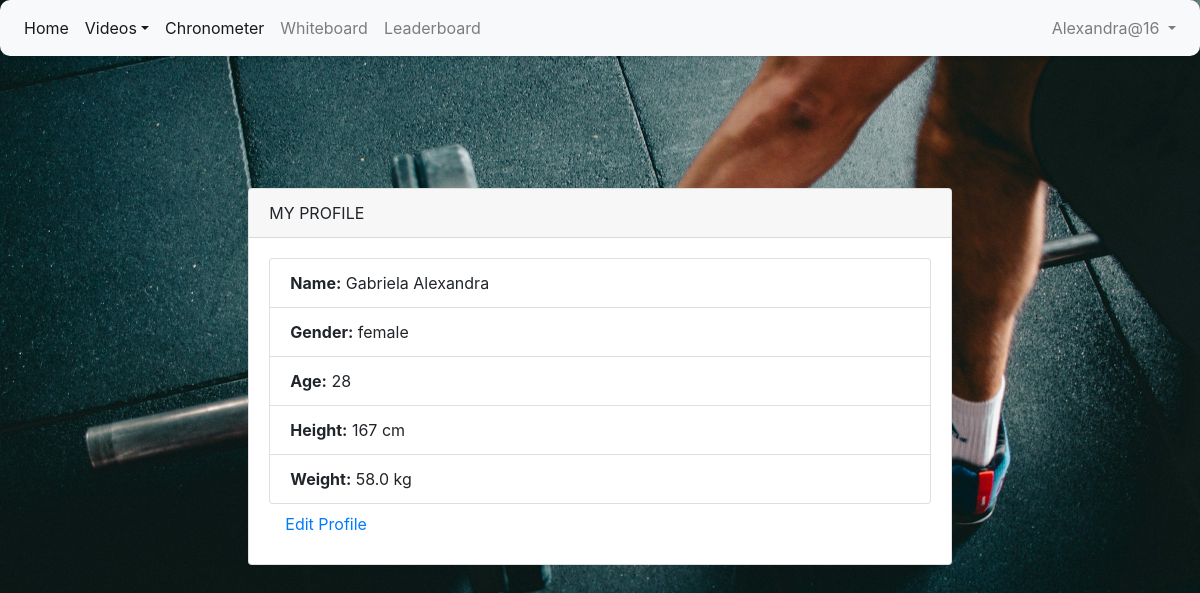
/profile-details/3/ (signed in), run on an earlier commit of the app's database.
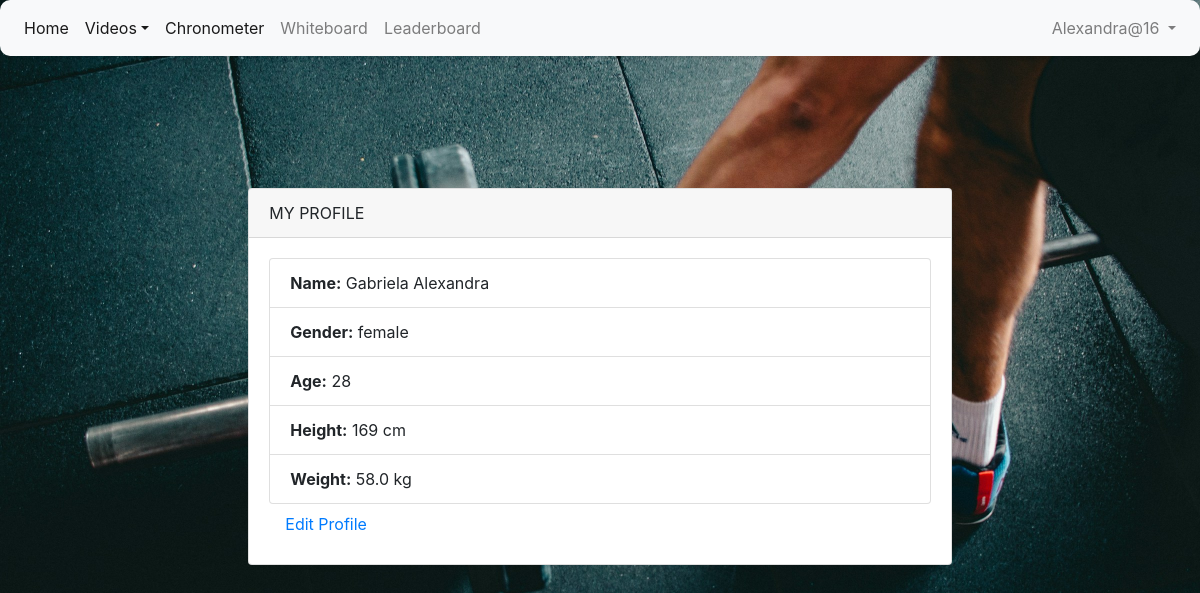
And on a later commit of the database.
### crossfit/models.py (models this page shows, shortened)
class Profile(AbstractUser):
    gender = models.CharField(max_length=20)
    age = models.IntegerField(default=0)
    height = models.IntegerField(default=0)
    weight = models.FloatField(default=0)

### crossfit/views.py (the view)
# urls.py: path('profile-details/<int:pk>/', ProfileDetailView.as_view(), name='profile-details'),
class ProfileDetailView(LoginRequiredMixin, DetailView):
    model = Profile
    template_name = 'profiledetails.html'
    context_object_name = 'profile'

### templates/profiledetails.html (shortened to what this page needs)
{% extends 'base.html' %}
{% block content %}
    <div class="card-body">
        <div class="row justify-content-center">
            <div class="col-md-8">
                <div class="card" style="background: #fff">
                    <div class="card-header">MY PROFILE</div>
                    <div class="card-body">
                        <ul class="list-group">
                            <li class="list-group-item">
                            <strong>Name:</strong> {{ profile.first_name }} {{ profile.last_name }}</li>
                            <li class="list-group-item"><strong>Gender:</strong> {{ profile.gender }}</li>
                            <li class="list-group-item"><strong>Age:</strong> {{ profile.age }}</li>
                            <li class="list-group-item"><strong>Height:</strong> {{ profile.height }} cm</li>
                            <li class="list-group-item"><strong>Weight:</strong> {{ profile.weight }} kg</li>
                        </ul>
                        <a class="nav-link" href="{% url 'profile-update' pk=request.user.pk %}">Edit Profile</a>
                    </div>
                </div>
            </div>
        </div>
    </div>
{% endblock %}

### templates/base.html (shortened to what this page needs)
{% load static %}
<!DOCTYPE html>
<html lang="en">
<head>
    <link rel="stylesheet" href="https://stackpath.bootstrapcdn.com/bootstrap/4.3.1/css/bootstrap.min.css"/>
</head>
<body>
{% include 'navbar.html' %}
<div class="content-wrapper" style="margin-top: 7em">
    <div class="container">
        {% block content %} {% endblock %}
    </div>
</div>
</body>
</html>

### templates/navbar.html (shortened to what this page needs)
<nav class="navbar navbar-expand-lg navbar-light bg-light">
    <div class="collapse navbar-collapse" id="navbarNav">
        <ul class="navbar-nav mr-auto">
            <li class="nav-item active">
                <a class="nav-link" href="{% url 'home' %}">Home</a>
            </li>
            <li class="nav-item active">
                <a class="nav-link dropdown-toggle" href="#" id="navbarDropdownMenuLink" role="button"
                   data-toggle="dropdown" aria-haspopup="true" aria-expanded="false">Videos</a>
            </li>
            <li class="nav-item active">
                <a class="nav-link" href={% url 'chronometer' %}>Chronometer</a>
            </li>
            {% if request.user.is_authenticated %}
                <li class="nav-item">
                    <a class="nav-link" href="{% url 'workout_list' %}">Whiteboard</a>
                </li>
                <li class="nav-item">
                    <a class="nav-link" href="{% url 'leaderboard' %}">Leaderboard</a>
                </li>
            {% endif %}
        </ul>
        <ul class="navbar-nav">
            {% if request.user.is_authenticated %}
                <li class="nav-item dropdown">
                    <a class="nav-link dropdown-toggle" href="#" id="navbarDropdownMenuLink" role="button"
                       data-toggle="dropdown" aria-haspopup="true" aria-expanded="false">
                        {{ request.user.username }}
                    </a>
                </li>
            {% endif %}
        </ul>
    </div>
</nav>

### templates/navbar.html (style rules this page uses)
.navbar { background-color: #fff; box-shadow: 0 2px 4px rgba(0, 0, 0, 0.1); border-radius: 10px; }
.navbar-nav .nav-link { color: #000; position: relative; }
.navbar-nav .nav-link:before { content: ''; position: absolute; bottom: -2px; left: 0; width: 0; height: 2px; background-color: darkorange; transition: width 0.3s ease; }

What changed in the data, as far as the page shows it:
changed Profile "Alexandra@16": height "167" → "169"
